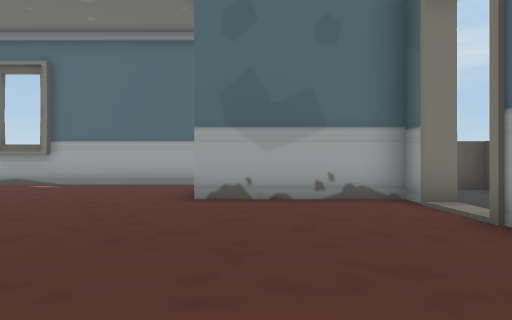
[1] (above)

17 first-person views from a walk through a Unity game level. The camera is 1.4 m above the floor, looks level and sees 70° across. The floor is counted in squares, 2 m on a side. Each view is taken from the middle of a square. On the plan, view 1 faces up. The plan holds only what a view shows up to about 11 squares ahead; the rest is blank. Some animated figures are not drawn.

[2]
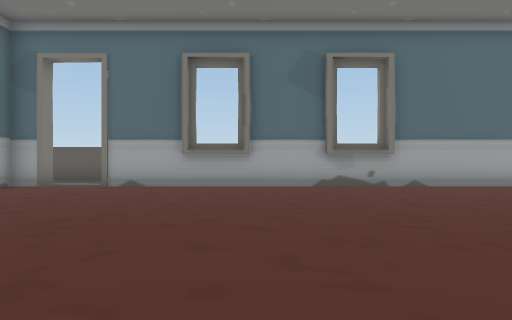

[3]
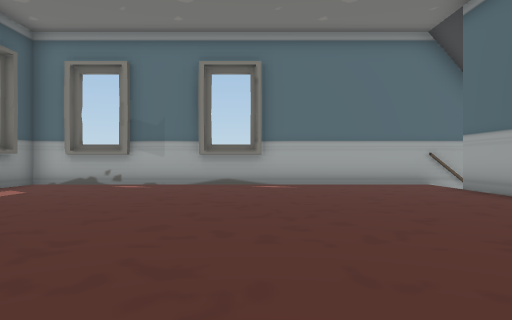

[4]
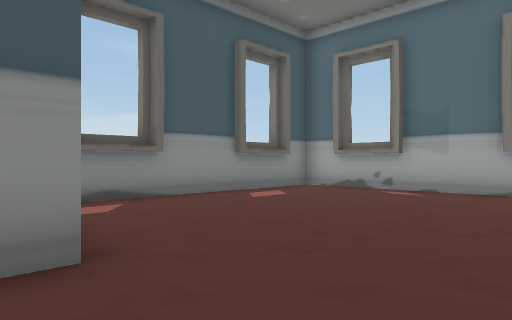

[5]
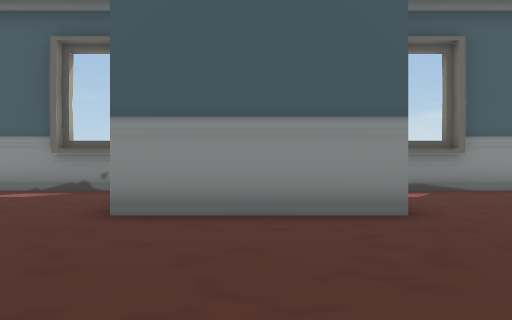

[6]
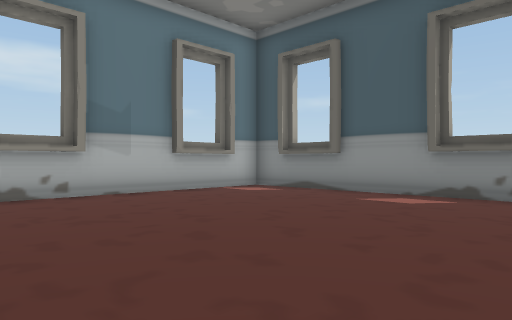

[7]
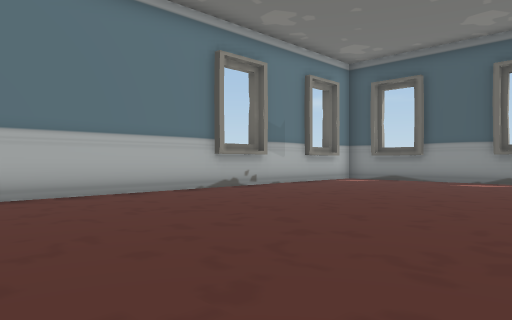

[8]
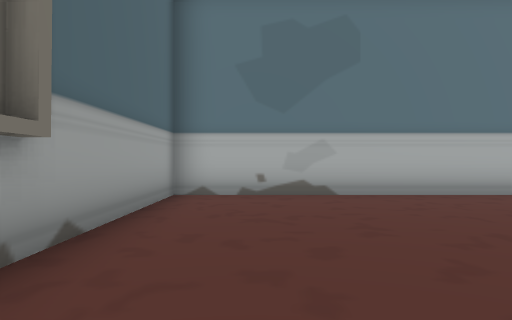

[9]
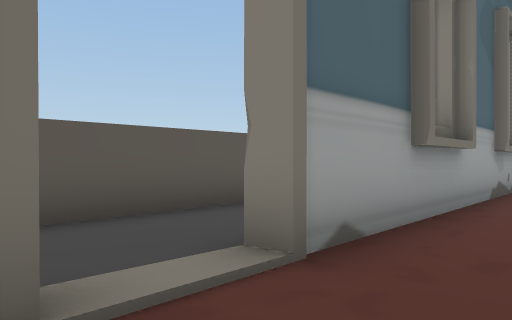

[10]
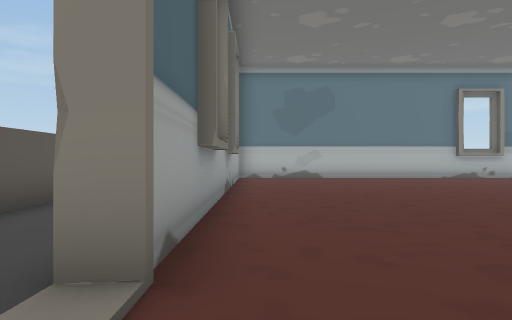

[11]
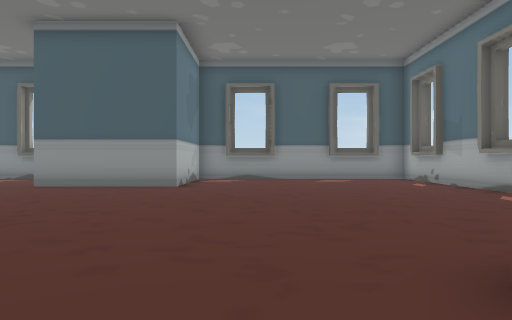

[12]
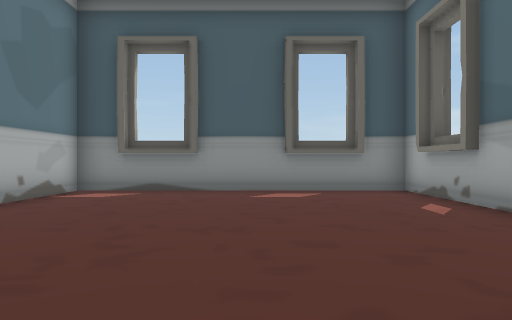

[13]
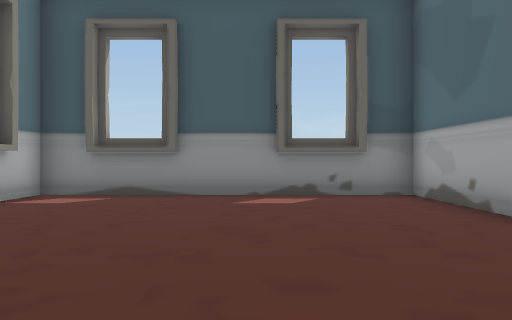

[14]
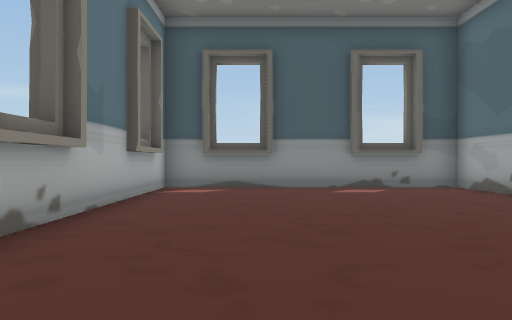

[15]
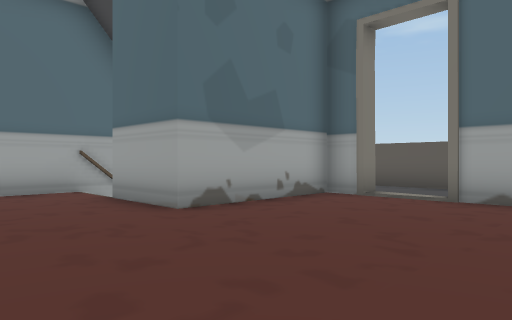

[16]
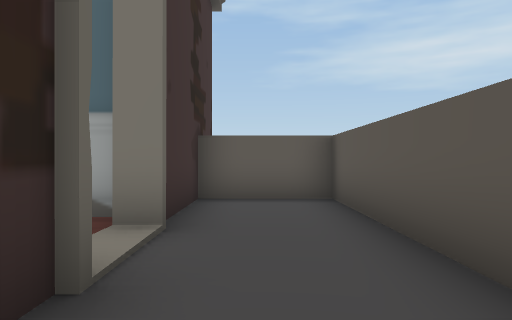

[17]
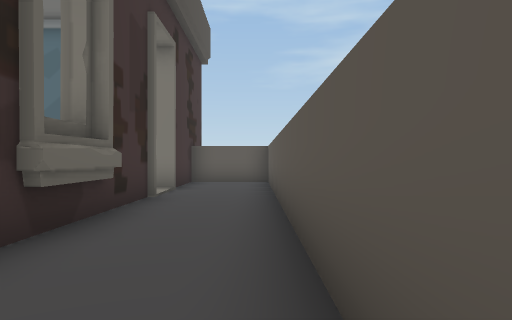

### Floor plan
Ten units are one square. View 1 is at (0, 0); x grows to the right and y downward. Boxes are objects, and circles mark ways between rooms. Rooms are numbered by the first view taken in them; rooms with no view inside come last. Other rooms are left out.
<svg viewBox="-128 -109 187 197">
<path fill="none" stroke="#000" d="M-95 8 -123 8 -123 83 27 83 27 -41M27 -56 27 -65 -11 -65 -11 -85M-15 -104 -123 -104 -123 -29 -86 -29 -86 9M-4 -104 -10 -104M32 -20 32 -1M27 -41 30 -41 30 1M54 25 54 -86 30 -86 30 -56 27 -56"/>
<circle cx="30" cy="-50" r="3" fill="#2a7"/>
<text x="-50" y="-10">1</text>
<text x="40" y="-20">2</text>
</svg>
Room 1 opens to room 2.

Where each view was taken, in squares from view 1:
view 1: 0 up, 0 right, facing up
view 2: 0 up, 7 left, facing right
view 3: 0 up, 6 left, facing up
view 4: 2 up, 6 left, facing up-left
view 5: 1 up, 4 left, facing left
view 6: 1 down, 5 left, facing down-left
view 7: 1 down, 0 right, facing down-left
view 8: 1 down, 1 right, facing down
view 9: 6 up, 1 right, facing down-right
view 10: 6 up, 2 right, facing down
view 11: 5 up, 1 right, facing left
view 12: 7 up, 4 left, facing left
view 13: 4 down, 5 left, facing left
view 14: 6 down, 3 left, facing left
view 15: 2 up, 4 left, facing up-right
view 16: 2 up, 4 right, facing up
view 17: 3 down, 5 right, facing up
